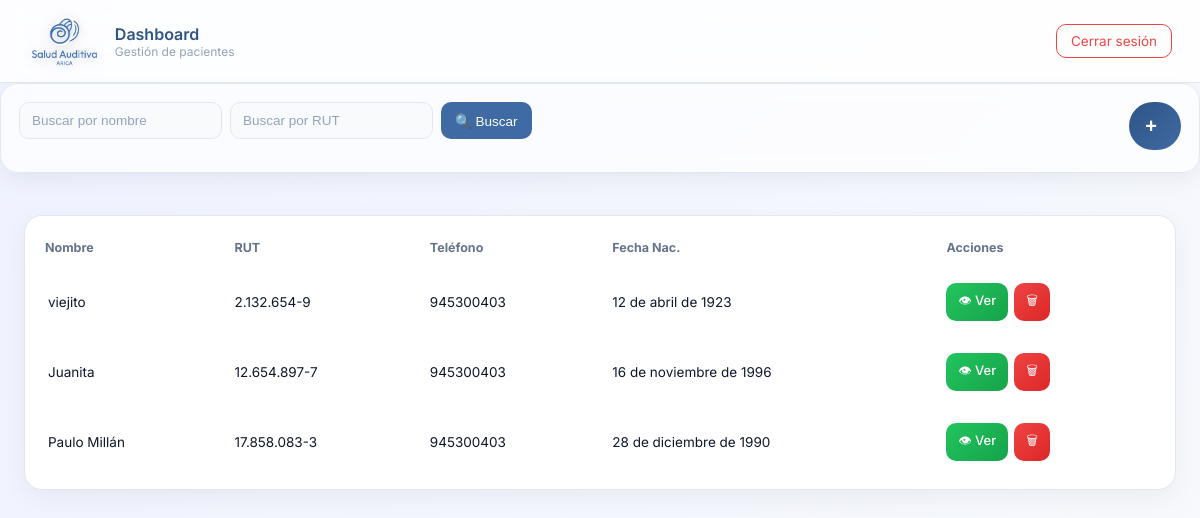
The page /dashboard/ (signed in) on the database its author committed.
### Login/models.py (models this page shows, shortened)
class Paciente(models.Model):
    PREVISION_CHOICES = [
        ('fonasa', 'Fonasa'),
        ('isapre', 'Isapre'),
        ('capredena', 'Capredena'),
        ('dipreca', 'Dipreca')
    ]
    nombre = models.CharField(max_length=150)
    rut = models.CharField(max_length=12, unique=True)
    telefono = models.CharField(max_length=15, blank=True, null=True)
    fecha_nacimiento = models.DateField()
    direccion = models.CharField(max_length=255, blank=True, null=True)
    email = models.EmailField(blank=True, null=True)
    prevision = models.CharField(
        max_length=20,
        choices=PREVISION_CHOICES,
        default='fonasa'
    )
    creado = models.DateTimeField(auto_now_add=True)

### Login/views.py (the view)
# urls.py: path('dashboard/', views.dashboard_view, name='dashboard'),
@login_required
def dashboard_view(request):
    nombre = request.GET.get('nombre')
    rut = request.GET.get('rut')
    pacientes = Paciente.objects.all().order_by('-creado')
    if nombre:
        pacientes = pacientes.filter(nombre__icontains=nombre)
    if rut:
        pacientes = pacientes.filter(rut__icontains=rut)
    return render(request, 'Login/dashboard.html', {
        'pacientes': pacientes
    })

### Login/templates/login/dashboard.html (shortened to what this page needs)
{% load static %}
<link rel="stylesheet" href="{% static 'Login/css/dashboard.css' %}">
<div class="header">
    <div class="header-left">
        <img src="{% static 'Login/img/logo-png.png' %}" alt="Logo" class="logo-header">
        <div class="header-text">
            <span class="title">Dashboard</span>
            <span class="subtitle">Gestión de pacientes</span>
        </div>
    </div>
    <div class="header-right">
        <a href="{% url 'logout' %}" class="btn-logout">Cerrar sesión</a>
    </div>
</div>
<div class="filters">
    <form method="GET" class="filters-form">
        <input type="text" name="nombre" placeholder="Buscar por nombre">
        <input type="text" name="rut" placeholder="Buscar por RUT">
        <button type="submit" class="btn-search">
            🔍 Buscar
        </button>
    </form>
    <button class="fab" onclick="abrirModal()">
        <span class="icon">+</span>
    </button>
</div>
<div class="container">
    <div class="card">
        <table>
            <thead>
                <tr>
                    <th>Nombre</th>
                    <th>RUT</th>
                    <th>Teléfono</th>
                    <th>Fecha Nac.</th>
                    <th>Acciones</th>
                </tr>
            </thead>
            <tbody>
                {% for p in pacientes %}
                <tr>
                    <td>{{ p.nombre }}</td>
                    <td>{{ p.rut }}</td>
                    <td>{{ p.telefono }}</td>
                    <td>{{ p.fecha_nacimiento }}</td>
                    <td class="acciones">
                        <a href="{% url 'ver_paciente' p.id %}" class="btn-view">👁 Ver</a>
                        <a href="#" class="btn-danger" onclick="abrirModalEliminar('{{ p.id }}')">🗑</a>
                    </td>
                </tr>
                {% endfor %}
            </tbody>
        </table>
    </div>
</div>

### Login/static/Login/css/dashboard.css (style rules this page uses)
* { box-sizing: border-box; }
.header { background: rgba(255,255,255,0.85); backdrop-filter: blur(12px); padding: 16px 28px; display: flex; justify-content: space-between; align-items: center; border-bottom: 1px solid #e2e8f0; }
.header-left { display: flex; align-items: center; gap: 14px; }
.header-text { display: flex; flex-direction: column; }
.header-text .title { font-size: 16px; font-weight: 600; color: #2f5485; }
.header-text .subtitle { font-size: 12px; color: #94a3b8; }
.btn-logout { background: transparent; color: #ef4444; padding: 8px 14px; border: 1px solid #ef4444; border-radius: 10px; text-decoration: none; font-size: 13.5px; transition: 0.25s; }
.container { padding: 24px; }
.filters { background: rgba(255,255,255,0.7); backdrop-filter: blur(10px); padding: 18px; border-radius: 18px; border: 1px solid #e2e8f0; margin-bottom: 18px; box-shadow: 0 8px 20px rgba(0,0,0,0.05); display: flex; justify-content: space-between; flex-wrap: wrap; gap: 12px; }
.filters-form { display: flex; gap: 8px; flex-wrap: wrap; }
.filters input, .modal-content input { padding: 10px 12px; border-radius: 10px; border: 1px solid #e5e7eb; outline: none; transition: 0.2s; font-size: 13.5px; background: #f8fafc; }
.filters input::placeholder, .modal-content input::placeholder { color: #94a3b8; }
button, .btn-new, .btn-search { font-size: 13.5px; padding: 10px 14px; border: none; cursor: pointer; }
.btn-search { background: #3f6aa3; color: white; border-radius: 10px; display: flex; align-items: center; gap: 6px; transition: all 0.2s ease; }
.card { background: white; border-radius: 18px; padding: 8px; box-shadow: 0 8px 25px rgba(0,0,0,0.05); overflow-x: auto; border: 1px solid #e2e8f0; }
table { width: 100%; border-collapse: separate; border-spacing: 0 8px; }
th { text-align: left; padding: 8px 12px; color: var(--gray); font-size: 12.5px; }
tbody tr { background: white; border-radius: 12px; transition: all 0.2s ease; }
tbody tr td:first-child { border-left: 3px solid transparent; }
td { padding: 12px; font-size: 13.5px; }
tbody tr { transition: 0.2s; }
.acciones { display: flex; gap: 6px; }
.btn-view, .btn-danger { display: inline-flex; align-items: center; justify-content: center; padding: 8px 12px; font-size: 13px; font-weight: 500; border-radius: 10px; text-decoration: none; transition: all 0.2s ease; }
.btn-view { background: linear-gradient(135deg, #22c55e, #16a34a); color: white; }
.btn-danger { background: linear-gradient(135deg, #ef4444, #dc2626); color: white; }
.fab { height: 48px; min-width: 48px; padding: 0 16px; border-radius: 50px; background: linear-gradient(135deg, #2f5485, #3f6aa3); color: white; display: flex; align-items: center; justify-content: center; gap: 8px; border: none; cursor: pointer; transition: all 0.25s ease; overflow: hidden; }
.fab .icon { font-size: 20px; font-weight: 600; display: flex; align-items: center; justify-content: center; }
.header { display: flex; justify-content: space-between; align-items: center; }
.header-left { display: flex; align-items: center; }
.header-right { display: flex; align-items: center; }
.logo-header { height: 50px; width: auto; filter: drop-shadow(0 2px 6px rgba(0,0,0,0.2)); }

### rows shown on the page
Paciente: nombre "viejito", rut "2.132.654-9", telefono "945300403", fecha_nacimiento "12 de abril de 1923"
Paciente: nombre "Juanita", rut "12.654.897-7", telefono "945300403", fecha_nacimiento "16 de noviembre de 1996"
Paciente: nombre "Paulo Millán", rut "17.858.083-3", telefono "945300403", fecha_nacimiento "28 de diciembre de 1990"
